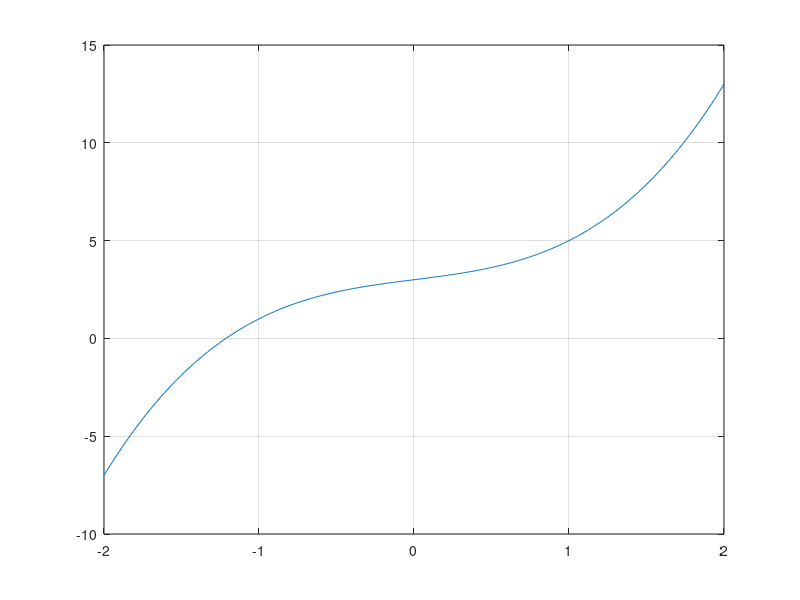
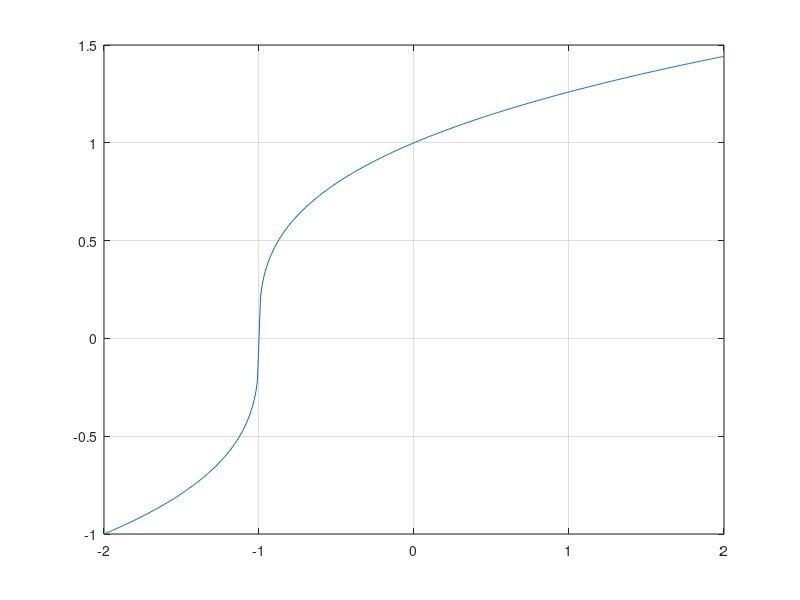

MATLAB code to generate these figures, in order:
function fixed_point_iteration_ex1
%usingg fixed point iteration method to approximate the roots of the
%equation 
% f(x) = x^3 -x -1 = 0


%find the starting points using initial approximation method 

a = -2;
b = 2;
x = a:0.01:b;
y = f(x);
figure('name', 'f(x)');
plot(x,y);
grid on;


x = linspace(a, b, 9);
epsilon = 0.001;
r_app = approot(x, epsilon);
disp (r_app);

%plot the figure of the function g(x) = (x+1).^(1/3)
x = a:0.01:b;
y = g(x);
figure ('name', 'g(x)');
plot(x,y);
grid on;


%find the roots using fixed point iteration method 
r = zeros(length(r_app), 1);
delta = 1E-6;
max_iter = 50;
disp (r);

for i=1:length(r)
    r(i) = fixed_point(r_app(i), delta, max_iter)







end
end


function y = f(x)
y = x.^3 +x +3;

end

function y = g(x)
y = sign(x+1).*abs(x+1).^(1/3);
end



function r_app = approot(x, epsilon)
y = f(x);
yrange = max(y) - min(y);
epsilon2 = yrange*epsilon;

n = length(x);
x(n+1) = x(n);
y(n+1) = y(n);
%number of the approximation 
m = 0;

for k =2:n
    if y(k-1)*y(k)<=0
        m = m+1;
        r_app(m) = (x(k-1) + x(k))/2;
    end
    s = (y(k)-y(k-1))*(y(k+1)-y(k));
    if abs(y(k))<epsilon2 && s<=0
        m = m+1;
        r_app(m) = x(k);
    end
end
end



function r = fixed_point(r_app, delta, max_iter)


%accuracy in 
epsilon = eps('single');
r_seq = zeros(max_iter, 1);
r_seq(1) = r_app;
for k=2:max_iter
    r_seq(k) = g(r_seq(k-1));
    err = abs(r_seq(k) - r_seq(k-1));
    rel_err = err/(abs(r_seq(k))+epsilon);
    r = r_seq(k);
    if err < delta || rel_err < delta
        break;
    end
      
end

end